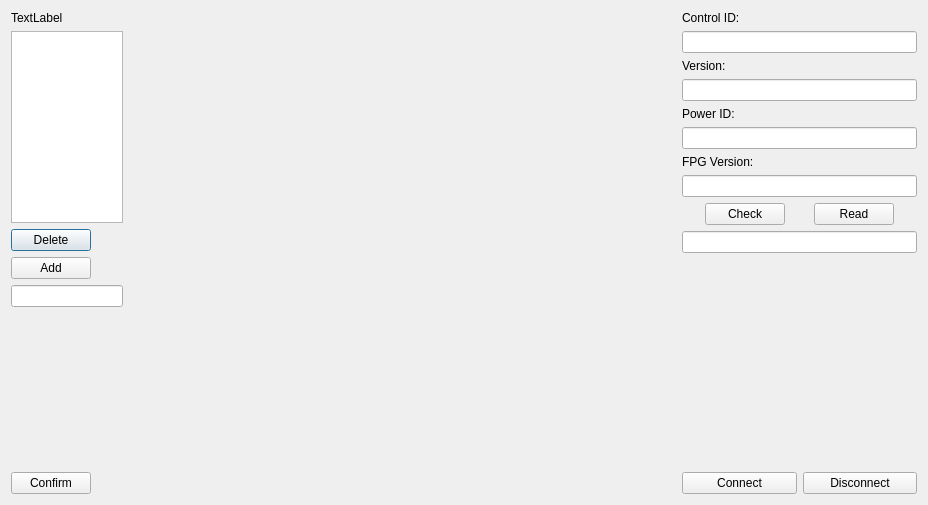
<?xml version="1.0" encoding="UTF-8"?>
<ui version="4.0">
 <class>tableTest</class>
 <widget class="QDialog" name="tableTest">
  <property name="geometry">
   <rect>
    <x>0</x>
    <y>0</y>
    <width>928</width>
    <height>505</height>
   </rect>
  </property>
  <property name="windowTitle">
   <string>Dialog</string>
  </property>
  <layout class="QGridLayout" name="gridLayout">
   <item row="0" column="0">
    <layout class="QVBoxLayout" name="verticalLayout">
     <item>
      <widget class="QLabel" name="roleLabel">
       <property name="text">
        <string>TextLabel</string>
       </property>
      </widget>
     </item>
     <item>
      <widget class="QListWidget" name="roleList">
       <property name="sizePolicy">
        <sizepolicy hsizetype="Fixed" vsizetype="Expanding">
         <horstretch>0</horstretch>
         <verstretch>0</verstretch>
        </sizepolicy>
       </property>
       <property name="maximumSize">
        <size>
         <width>112</width>
         <height>16777215</height>
        </size>
       </property>
      </widget>
     </item>
     <item>
      <widget class="QPushButton" name="deleteButton">
       <property name="sizePolicy">
        <sizepolicy hsizetype="Fixed" vsizetype="Fixed">
         <horstretch>0</horstretch>
         <verstretch>0</verstretch>
        </sizepolicy>
       </property>
       <property name="text">
        <string>Delete</string>
       </property>
      </widget>
     </item>
     <item>
      <widget class="QPushButton" name="addButton">
       <property name="sizePolicy">
        <sizepolicy hsizetype="Fixed" vsizetype="Fixed">
         <horstretch>0</horstretch>
         <verstretch>0</verstretch>
        </sizepolicy>
       </property>
       <property name="text">
        <string>Add</string>
       </property>
      </widget>
     </item>
     <item>
      <widget class="QLineEdit" name="addLine">
       <property name="sizePolicy">
        <sizepolicy hsizetype="Fixed" vsizetype="Fixed">
         <horstretch>0</horstretch>
         <verstretch>0</verstretch>
        </sizepolicy>
       </property>
       <property name="maximumSize">
        <size>
         <width>112</width>
         <height>16777215</height>
        </size>
       </property>
      </widget>
     </item>
     <item>
      <spacer name="verticalSpacer">
       <property name="orientation">
        <enum>Qt::Vertical</enum>
       </property>
       <property name="sizeHint" stdset="0">
        <size>
         <width>20</width>
         <height>40</height>
        </size>
       </property>
      </spacer>
     </item>
     <item>
      <widget class="QPushButton" name="confirmButton">
       <property name="sizePolicy">
        <sizepolicy hsizetype="Fixed" vsizetype="Fixed">
         <horstretch>0</horstretch>
         <verstretch>0</verstretch>
        </sizepolicy>
       </property>
       <property name="text">
        <string>Confirm</string>
       </property>
      </widget>
     </item>
    </layout>
   </item>
   <item row="0" column="1">
    <widget class="QStackedWidget" name="stackedWidget">
     <property name="sizePolicy">
      <sizepolicy hsizetype="Expanding" vsizetype="Expanding">
       <horstretch>0</horstretch>
       <verstretch>0</verstretch>
      </sizepolicy>
     </property>
     <property name="minimumSize">
      <size>
       <width>531</width>
       <height>431</height>
      </size>
     </property>
     <widget class="QWidget" name="page"/>
     <widget class="QWidget" name="page_2"/>
    </widget>
   </item>
   <item row="0" column="2">
    <layout class="QVBoxLayout" name="verticalLayout_4">
     <item>
      <layout class="QVBoxLayout" name="verticalLayout_2">
       <item>
        <widget class="QLabel" name="cLabel">
         <property name="text">
          <string>Control ID:</string>
         </property>
        </widget>
       </item>
       <item>
        <widget class="QLineEdit" name="cLine">
         <property name="sizePolicy">
          <sizepolicy hsizetype="Fixed" vsizetype="Fixed">
           <horstretch>0</horstretch>
           <verstretch>0</verstretch>
          </sizepolicy>
         </property>
         <property name="minimumSize">
          <size>
           <width>235</width>
           <height>0</height>
          </size>
         </property>
         <property name="readOnly">
          <bool>false</bool>
         </property>
        </widget>
       </item>
       <item>
        <widget class="QLabel" name="vLabel">
         <property name="text">
          <string>Version:</string>
         </property>
        </widget>
       </item>
       <item>
        <widget class="QLineEdit" name="vLine">
         <property name="sizePolicy">
          <sizepolicy hsizetype="Fixed" vsizetype="Fixed">
           <horstretch>0</horstretch>
           <verstretch>0</verstretch>
          </sizepolicy>
         </property>
         <property name="minimumSize">
          <size>
           <width>235</width>
           <height>0</height>
          </size>
         </property>
         <property name="readOnly">
          <bool>false</bool>
         </property>
        </widget>
       </item>
       <item>
        <widget class="QLabel" name="pLabel">
         <property name="text">
          <string>Power ID:</string>
         </property>
        </widget>
       </item>
       <item>
        <widget class="QLineEdit" name="pLine">
         <property name="sizePolicy">
          <sizepolicy hsizetype="Fixed" vsizetype="Fixed">
           <horstretch>0</horstretch>
           <verstretch>0</verstretch>
          </sizepolicy>
         </property>
         <property name="minimumSize">
          <size>
           <width>235</width>
           <height>0</height>
          </size>
         </property>
         <property name="readOnly">
          <bool>false</bool>
         </property>
        </widget>
       </item>
       <item>
        <widget class="QLabel" name="fLabel">
         <property name="text">
          <string>FPG Version:</string>
         </property>
        </widget>
       </item>
       <item>
        <widget class="QLineEdit" name="fLine">
         <property name="sizePolicy">
          <sizepolicy hsizetype="Fixed" vsizetype="Fixed">
           <horstretch>0</horstretch>
           <verstretch>0</verstretch>
          </sizepolicy>
         </property>
         <property name="minimumSize">
          <size>
           <width>235</width>
           <height>0</height>
          </size>
         </property>
         <property name="maximumSize">
          <size>
           <width>16777215</width>
           <height>16777215</height>
          </size>
         </property>
         <property name="readOnly">
          <bool>false</bool>
         </property>
        </widget>
       </item>
      </layout>
     </item>
     <item>
      <layout class="QVBoxLayout" name="verticalLayout_3">
       <item>
        <layout class="QHBoxLayout" name="horizontalLayout">
         <item>
          <widget class="QPushButton" name="checkButton">
           <property name="sizePolicy">
            <sizepolicy hsizetype="Fixed" vsizetype="Fixed">
             <horstretch>0</horstretch>
             <verstretch>0</verstretch>
            </sizepolicy>
           </property>
           <property name="text">
            <string>Check</string>
           </property>
          </widget>
         </item>
         <item>
          <widget class="QPushButton" name="readButton">
           <property name="sizePolicy">
            <sizepolicy hsizetype="Fixed" vsizetype="Fixed">
             <horstretch>0</horstretch>
             <verstretch>0</verstretch>
            </sizepolicy>
           </property>
           <property name="text">
            <string>Read</string>
           </property>
          </widget>
         </item>
        </layout>
       </item>
       <item>
        <widget class="QLineEdit" name="checkLine">
         <property name="sizePolicy">
          <sizepolicy hsizetype="Fixed" vsizetype="Fixed">
           <horstretch>0</horstretch>
           <verstretch>0</verstretch>
          </sizepolicy>
         </property>
         <property name="minimumSize">
          <size>
           <width>0</width>
           <height>0</height>
          </size>
         </property>
         <property name="maximumSize">
          <size>
           <width>235</width>
           <height>16777215</height>
          </size>
         </property>
         <property name="readOnly">
          <bool>true</bool>
         </property>
        </widget>
       </item>
      </layout>
     </item>
     <item>
      <spacer name="verticalSpacer_2">
       <property name="orientation">
        <enum>Qt::Vertical</enum>
       </property>
       <property name="sizeHint" stdset="0">
        <size>
         <width>20</width>
         <height>40</height>
        </size>
       </property>
      </spacer>
     </item>
     <item>
      <layout class="QHBoxLayout" name="horizontalLayout_2">
       <item>
        <widget class="QPushButton" name="connectButton">
         <property name="text">
          <string>Connect</string>
         </property>
        </widget>
       </item>
       <item>
        <widget class="QPushButton" name="disconnectButton">
         <property name="text">
          <string>Disconnect</string>
         </property>
        </widget>
       </item>
      </layout>
     </item>
    </layout>
   </item>
  </layout>
 </widget>
 <resources/>
 <connections/>
</ui>
